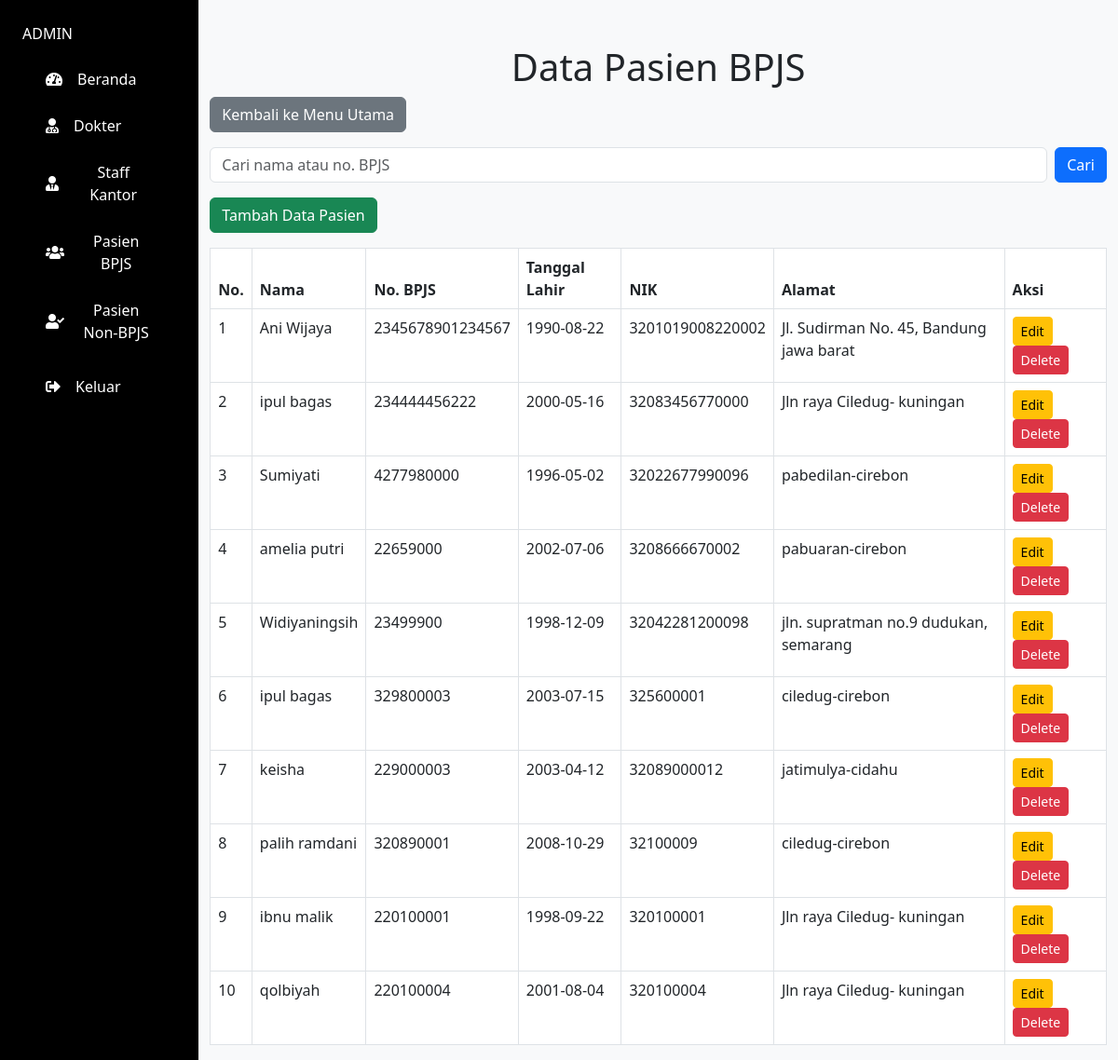
The app's page /pasien_bpjs.php with its own data.
### tables this page shows
CREATE TABLE `pasien` (
  `id` int(11) NOT NULL,
  `nama` varchar(100) DEFAULT NULL,
  `no_bpjs` varchar(20) DEFAULT NULL,
  `tgl_lahir` date NOT NULL,
  `nik` varchar(16) NOT NULL,
  `alamat` text NOT NULL
);

### pasien_bpjs.php (the view, shortened to what this page needs)
<?php
include 'db.php';
$search = isset($_GET['search']) ? $_GET['search'] : '';
$query = "SELECT * FROM pasien";
$result = $conn->query($query);
?>
<!DOCTYPE html>
<html lang="en">
<head>
    <link rel="stylesheet" href="https://cdnjs.cloudflare.com/ajax/libs/bootstrap/5.3.0/css/bootstrap.min.css">
</head>
<body>
    <link href="https://cdn.jsdelivr.net/npm/bootstrap@5.3.0/dist/css/bootstrap.min.css" rel="stylesheet">
    <link href="https://cdnjs.cloudflare.com/ajax/libs/font-awesome/5.15.4/css/all.min.css" rel="stylesheet">
</head>
<body>
    <div class="sidebar p-4">
        <div class="text-2xl font-bold mb-3">ADMIN</div>
        <nav>
            <a class="btn btn-grey w-100 d-flex align-items-center py-2 px-4 mb-2" href="dashboard.php">
                <i class="fas fa-tachometer-alt me-3"></i>
                Beranda
            </a>
            <a class="btn btn-grey w-100 d-flex align-items-center py-2 px-4 mb-2" href="dokter.php">
                <i class="fas fa-user-md me-3"></i>
                Dokter
            </a>
            <a class="btn btn-grey w-100 d-flex align-items-center py-2 px-4 mb-2" href="staff_kantor.php">
                <i class="fas fa-user-tie me-3"></i>
                Staff Kantor
            </a>
            <a class="btn btn-grey w-100 d-flex align-items-center py-2 px-4 mb-2" href="pasien_bpjs.php">
                <i class="fas fa-users me-3"></i>
                Pasien BPJS
            </a>
            <a class="btn btn-grey w-100 d-flex align-items-center py-2 px-4 mb-2" href="pasien_non-bpjs.php">
                <i class="fas fa-user-check me-3"></i>
                Pasien Non-BPJS
            </a>
            <a class="btn btn-grey w-100 d-flex align-items-center py-2 px-4" href="logout.php">
                <i class="fas fa-sign-out-alt me-3"></i>
                Keluar
            </a>
        </nav>
    </div>
    <div class="container mt-5">
        <h1 class="text-center">Data Pasien BPJS</h1>
        <a href="dashboard.php" class="btn btn-secondary mb-3">Kembali ke Menu Utama</a>
        <form class="d-flex mb-3" method="GET">
            <input type="text" name="search" class="form-control me-2" placeholder="Cari nama atau no. BPJS"
                   value="<?php echo htmlspecialchars($search); ?>">
            <button type="submit" class="btn btn-primary">Cari</button>
        </form>
        <a href="tambah.php" class="btn btn-success mb-3">Tambah Data Pasien</a>
        <table class="table table-bordered">
            <thead>
                <tr>
                    <th>No.</th>
                    <th>Nama</th>
                    <th>No. BPJS</th>
                    <th>Tanggal Lahir</th>
                    <th>NIK</th>
                    <th>Alamat</th>
                    <th>Aksi</th>
                </tr>
            </thead>
            <tbody>
            <?php
if ($result->num_rows > 0) {
    $no = 1;
    while ($row = $result->fetch_assoc()) {
        echo "<tr>
            <td>" . htmlspecialchars($no) . "</td>
            <td>" . htmlspecialchars($row['nama']) . "</td>
            <td>" . htmlspecialchars($row['no_bpjs']) . "</td>
            <td>" . htmlspecialchars($row['tgl_lahir']) . "</td>
            <td>" . htmlspecialchars($row['nik']) . "</td>
            <td>" . htmlspecialchars($row['alamat']) . "</td>
            <td>
                <a href='edit.php?id=" . urlencode($row['id']) . "' class='btn btn-warning btn-sm'>Edit</a>
                <a href='delete.php?id=" . urlencode($row['id']) . "&jenis=BPJS' class='btn btn-danger btn-sm'
                   onclick='return confirm(\"Yakin ingin menghapus data ini?\")'>Delete</a>
            </td>
        </tr>";
        $no++;
    }
} else {
    echo "<tr><td colspan='7' class='text-center'>Tidak ada data ditemukan</td></tr>";
}
?>
</body>
</html>

### pasien_bpjs.php (style rules this page uses)
body { background-color: #f8f9fa; color: #212529; display: flex; min-height: 100vh; margin: 0; }
.sidebar { width: 250px; background-color: #000; color: #fff; min-height: 100vh; }
.sidebar a { text-decoration: none; color: white; }

### records on screen
pasien: nama "Ani Wijaya", no_bpjs "2345678901234567", tgl_lahir "1990-08-22", nik "3201019008220002", alamat "Jl. Sudirman No. 45, Bandung jawa barat"
pasien: nama "ipul bagas", no_bpjs "234444456222", tgl_lahir "2000-05-16", nik "32083456770000", alamat "Jln raya Ciledug- kuningan"
pasien: nama "Sumiyati", no_bpjs "4277980000", tgl_lahir "1996-05-02", nik "32022677990096", alamat "pabedilan-cirebon"
pasien: nama "amelia putri", no_bpjs "22659000", tgl_lahir "2002-07-06", nik "3208666670002", alamat "pabuaran-cirebon"
pasien: nama "Widiyaningsih", no_bpjs "23499900", tgl_lahir "1998-12-09", nik "32042281200098", alamat "jln. supratman no.9 dudukan, semarang"
pasien: nama "ipul bagas", no_bpjs "329800003", tgl_lahir "2003-07-15", nik "325600001", alamat "ciledug-cirebon"
pasien: nama "keisha", no_bpjs "229000003", tgl_lahir "2003-04-12", nik "32089000012", alamat "jatimulya-cidahu"
pasien: nama "palih ramdani", no_bpjs "320890001", tgl_lahir "2008-10-29", nik "32100009", alamat "ciledug-cirebon"
pasien: nama "ibnu malik", no_bpjs "220100001", tgl_lahir "1998-09-22", nik "320100001", alamat "Jln raya Ciledug- kuningan"
pasien: nama "qolbiyah", no_bpjs "220100004", tgl_lahir "2001-08-04", nik "320100004", alamat "Jln raya Ciledug- kuningan"
